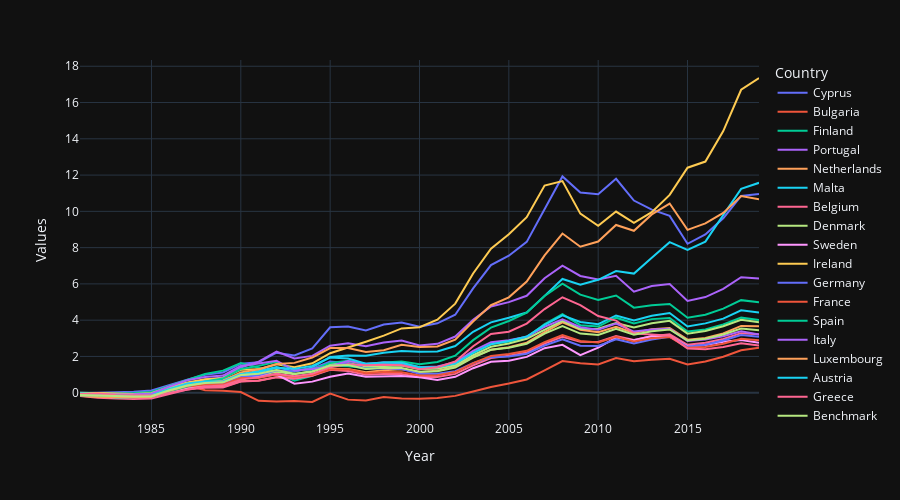

The cell this chart's notebook holds for it:
### Markdown cell above
#### The code below is not needed. It's just to play around with data.

### Code cell
chart_type_choice = 2
#data_fields_user_choice = (['NY.GDP.MKTP.CD', 'NY.GDP.PCAP.CD', 'SL.UEM.TOTL.ZS'],['gdp', 'gdp per cap', 'unemp'])
data_fields_user_choice = (['NY.GDP.MKTP.CD'],['GDP'])
geo_user_choice = [2,['EUU']]
#geo_user_choice = [1,['AZE','GBR','WLD']]
year_user_choice = (1980, 2020)
ranked_or_unranked_user_choice = 1

def change_sign_func(df): # changes sign of values in column names specified by user within 'df' DataFrame. It's used for ranking data fields where higher value is bad. It's because by default, the higher the rank value, the better. 
    x = 0
    ranked_msg = 'Enter description for the data field where higher value is bad (e.g. Inflation, consumer prices (annual %)). Press "q" to finish.'
    change_sign_field_list = []
    while x == 0:
        change_sign_field = input(ranked_msg)
        if change_sign_field == 'q':
            x = x + 1
        else:
            change_sign_field_list.append(change_sign_field)
    df[change_sign_field_list] = -df[change_sign_field_list]
    return df

def benchmark_df(df): # adds 'Benchmark' to list of countries to show their mean value.
    bench_df = pd.DataFrame(df.mean()).T # creates new 'bench_df' DataFrame to with a row to show mean values of columns in 'df' DataFrame
    bench_df[df.index.name] = 'Benchmark' # adds a column name 'Country' from 'df' DataFrame to 'bench_df' DataFrame and populates it with 'Benchmark' string as value
    bench_df.set_index(df.index.name, inplace=True) # sets 'Country' column as index for 'bench_df' DataFrame
    df = df.append(bench_df) # merges 'df' and 'bench_df' DataFrame into a new 'df' DataFrame
    return df

def df_func(chart_type_choice, data_fields_user_choice, geo_user_choice, year_user_choice, ranked_or_unranked_user_choice):
    data_fields_dict = {data_fields_user_choice[0][i]: data_fields_user_choice[1][i] for i in range(len(data_fields_user_choice[0]))} # converts list of lists 'data_fields_user_choice' into a dictionary 'data_fields_dict' containing data fields (i.e. indicator codes) and their descriptions
    data_fields_dict = dict(sorted(data_fields_dict.items())) # sorts keys of the dictionary alphabetically. Without this, there will be a bug in 'df = wb.data.DataFrame(list(data_fields_dict.keys())...' line because column names in 'df' DataFrame would be assigned in alphabetical order instead of the order that they were entered in
    if chart_type_choice == 0:
        if geo_user_choice[0] == 1: # downloads data for countries
            df = wb.data.DataFrame(list(data_fields_dict.keys()), geo_user_choice[1], time=year_user_choice, labels=True) # I removed '.dropna()' from the end of the code
        elif geo_user_choice[0] == 2: # downloads data for regions
            # BUG if user entered more than one region in 'geo_user_choice' variable, this code will only will generate an error.
            for region in geo_user_choice[1]: # loops through regions previously inputted by user in 'geo_user_choice' variable
                df = wb.data.DataFrame(list(data_fields_dict.keys()), wb.region.members(region), time=year_user_choice, labels=True) # I removed '.dropna()' from the end of the code
        df.columns = ['Country'] +  list(data_fields_dict.values()) # change columns names from using indicator codes to indicator names
        df.set_index(['Country'], inplace=True) # replaces index that has country codes with index using values from 'Country' column
        if ranked_or_unranked_user_choice == 2: # checks if user selected to rank countries (option 2) and if so, then transfrorms the 'df' DataFrame to show ranked data, where the higher the rank values, the better.
            df = change_sign_func(df) # runs a function to change sign of values in column names specified by user within 'df' DataFrame. It's used for ranking data fields where higher value is bad. It's because by default, the higher the rank value, the better. 
            df = benchmark_df(df)            
            df = df.rank(method='first') # creates a new 'df' DataFrame to rank the countries for each dataf field. The higher the rank value the better.
        elif ranked_or_unranked_user_choice == 1: # checks if user selected not to rank countries (option 1) and if so, then adds 'Benchmark' to list of countries in 'df' DataFrame that represents their median value.
            df = benchmark_df(df)
        df.sort_values(by=list(data_fields_dict.values())[0], ascending=False, inplace=True) # sorts values in the first column of 'df' DataFrame so that the countries look in ascending order when we chart this 'df' later.
    # TODO add code to download data and format DataFrame if chart_type_choice == 1 and if chart_type_choice == 2
    elif chart_type_choice == 1 or chart_type_choice == 2: # will download the data wether for line chart. Since only 1 data type is selected for this, the function to change sign ('change_sign_func') has not been used here. If the user previously selected cumulative percentage change using 'chart_type_choice' variable (option 2), then this function performs additional calculations and formatting. This function returns 'df' DataFrame with the data.
        if geo_user_choice[0] == 1: # downloads data for countries
            df = wb.data.DataFrame(list(data_fields_dict.keys()), geo_user_choice[1], time=range(year_user_choice[0], year_user_choice[1]), numericTimeKeys=True, labels=True).dropna()
        elif geo_user_choice[0] == 2: # downloads data for regions
            # BUG if user entered more than one region in 'geo_user_choice' variable, this code will only will generate an error.
            for region in geo_user_choice[1]: # loops through regions previously inputted by user in 'geo_user_choice' variable
                df = wb.data.DataFrame(list(data_fields_dict.keys()), wb.region.members(region), time=range(year_user_choice[0], year_user_choice[1]), numericTimeKeys=True, labels=True).dropna()
        df.set_index(['Country'], inplace=True) # replaces index that has country codes with index using values from 'Country' column
        if ranked_or_unranked_user_choice == 2: # checks if user selected to rank countries (option 2) and if so, then transfrorms the 'df' DataFrame to show ranked data, where the higher the rank values, the better.
            #df = change_sign_func(df) # runs a function to change sign of values in column names specified by user within 'df' DataFrame. It's used for ranking data fields where higher value is bad. It's because by default, the higher the rank value, the better. 
            df = benchmark_df(df)          
            df = df.rank(method='first') # creates a new 'df' DataFrame to rank the countries for each dataf field. The higher the rank value the better.
        elif ranked_or_unranked_user_choice == 1: # checks if user selected not to rank countries (option 1) and if so, then adds 'Benchmark' to list of countries in 'df' DataFrame that represents their median value.
            df = benchmark_df(df)
        if chart_type_choice == 2: # calculates cumulative percent change time series data
            df = df.T.pct_change() # transposes 'df' DataFrame (i.e. swaps columns with rows) and then computes daily returns for each security
            df = df[1:] # deletes first row with NaN values
            df = (1 + df).cumprod() - 1 # calculates cumulative daily returns
            df = df.T # transposes 'df' DataFrame (i.e. swaps columns with rows) back into it's previous state as it was before calculating cumulative returns
        df = df.reset_index() # move 'Country' column from index to a separate column
        df = df.melt(id_vars=['Country'], value_vars=list(df.columns)[1:], var_name='Year', value_name='Values') # move year column names into rows under 'Year' column and move their values under 'Values' column 
    # elif chart_type_choice == 2:
        # ...
    return df

# chart the data
def chart_func(df, chart_type_choice):
    if chart_type_choice == 0: # creates a bar chart (ranked/unranked and grouped). The chart will show either ranked or unranked data, depending on whether the user previously selected ranked 'df' or unranked 'df'
        fig = px.bar(df, 
            x=df.index, 
            y=df.columns, 
            barmode = 'group'
            )  # you can change the look of this chart by removing 'barmode = 'group' from this line code. If you do that, the chart will shows stacked bar chart if user selected ranked 'df' or shows single (instead of grouped) bar chart if user selected unranked 'df'.
        fig.add_vline(df.index.tolist().index('Benchmark'),
            line_width = 3,
            line_dash = 'dash'
            ) # OPTIONAL: adds a vertical dash line for the 'Benchmark' value
        # fig.update_layout(plot_bgcolor = 'white') # OPTIONAL: you can change the chart background colour to white
        fig.show()
    # TODO add code to chart data if chart_type_choice == 1 and if chart_type_choice == 2
    elif chart_type_choice == 1 or chart_type_choice == 2: # creates a line chart (ranked/unranked). The chart will be the same no matter whether user previously picked cumulative or non-cumulative data using 'chart_type_choice' variable
        fig = px.line(df, 
            x=df['Year'],
            y=df['Values'],
            color=df['Country'],
            height=500, 
            width=900,
            template='plotly_dark'
            )  # charts the data
        fig.show()


df = df_func(chart_type_choice, data_fields_user_choice, geo_user_choice, year_user_choice, ranked_or_unranked_user_choice) # runs a function to download required data based on earlier user choices and country/region inputs and selected data fields. This function formats the data (and ranks it if needed) and outputs data as 'df' DataFrame.
chart = chart_func(df, chart_type_choice) # runs a function to create a chart of 'df' DataFrame depending on the type of data (Snapshot or Timeseries)

### Figure 1 — Plotly figure (JSON) as saved in the notebook; plotly's stock layout.template omitted (floating-point values rounded to 4 significant figures)
{"data": [{"hovertemplate": "Country=Cyprus<br>Year=%{x}<br>Values=%{y}<extra></extra>", "legendgroup": "Cyprus", "line": {"color": "#636efa", "dash": "solid"}, "marker": {"symbol": "circle"}, "mode": "lines", "name": "Cyprus", "orientation": "v", "showlegend": true, "type": "scatter", "x": [1981, 1982, 1983, 1984, 1985, 1986, 1987, 1988, 1989, 1990, 1991, 1992, 1993, 1994, 1995, 1996, 1997, 1998, 1999, 2000, 2001, 2002, 2003, 2004, 2005, 2006, 2007, 2008, 2009, 2010, 2011, 2012, 2013, 2014, 2015, 2016, 2017, 2018, 2019], "xaxis": "x", "y": [-0.03101, 0.002289, 0.00281, 0.05753, 0.1282, 0.4347, 0.7197, 0.9862, 1.118, 1.595, 1.678, 2.209, 2.059, 2.447, 3.611, 3.647, 3.432, 3.757, 3.873, 3.635, 3.827, 4.301, 5.753, 7.04, 7.557, 8.317, 10.13, 11.93, 11.04, 10.94, 11.8, 10.59, 10.09, 9.749, 8.211, 8.726, 9.616, 10.85, 10.96], "yaxis": "y"}, {"hovertemplate": "Country=Bulgaria<br>Year=%{x}<br>Values=%{y}<extra></extra>", "legendgroup": "Bulgaria", "line": {"color": "#EF553B", "dash": "solid"}, "marker": {"symbol": "circle"}, "mode": "lines", "name": "Bulgaria", "orientation": "v", "showlegend": true, "type": "scatter", "x": [1981, 1982, 1983, 1984, 1985, 1986, 1987, 1988, 1989, 1990, 1991, 1992, 1993, 1994, 1995, 1996, 1997, 1998, 1999, 2000, 2001, 2002, 2003, 2004, 2005, 2006, 2007, 2008, 2009, 2010, 2011, 2012, 2013, 2014, 2015, 2016, 2017, 2018, 2019], "xaxis": "x", "y": [0.001551, -0.02506, -0.1651, -0.1131, -0.1353, 0.02067, 0.4164, 0.1369, 0.1083, 0.03996, -0.4484, -0.4783, -0.4541, -0.5112, -0.04314, -0.3803, -0.4296, -0.2424, -0.3131, -0.3323, -0.2851, -0.1732, 0.06582, 0.3185, 0.5056, 0.7329, 1.238, 1.744, 1.622, 1.555, 1.907, 1.737, 1.813, 1.877, 1.56, 1.72, 1.984, 2.345, 2.474], "yaxis": "y"}, {"hovertemplate": "Country=Finland<br>Year=%{x}<br>Values=%{y}<extra></extra>", "legendgroup": "Finland", "line": {"color": "#00cc96", "dash": "solid"}, "marker": {"symbol": "circle"}, "mode": "lines", "name": "Finland", "orientation": "v", "showlegend": true, "type": "scatter", "x": [1981, 1982, 1983, 1984, 1985, 1986, 1987, 1988, 1989, 1990, 1991, 1992, 1993, 1994, 1995, 1996, 1997, 1998, 1999, 2000, 2001, 2002, 2003, 2004, 2005, 2006, 2007, 2008, 2009, 2010, 2011, 2012, 2013, 2014, 2015, 2016, 2017, 2018, 2019], "xaxis": "x", "y": [-0.02231, -0.0158, -0.0498, -0.0141, 0.04158, 0.3707, 0.7074, 1.033, 1.219, 1.637, 1.382, 1.098, 0.663, 0.9256, 1.501, 1.463, 1.366, 1.499, 1.521, 1.349, 1.415, 1.617, 2.2, 2.681, 2.819, 3.047, 3.779, 4.326, 3.725, 3.65, 4.138, 3.815, 4.058, 4.124, 3.372, 3.488, 3.766, 4.14, 4.005], "yaxis": "y"}, {"hovertemplate": "Country=Portugal<br>Year=%{x}<br>Values=%{y}<extra></extra>", "legendgroup": "Portugal", "line": {"color": "#ab63fa", "dash": "solid"}, "marker": {"symbol": "circle"}, "mode": "lines", "name": "Portugal", "orientation": "v", "showlegend": true, "type": "scatter", "x": [1981, 1982, 1983, 1984, 1985, 1986, 1987, 1988, 1989, 1990, 1991, 1992, 1993, 1994, 1995, 1996, 1997, 1998, 1999, 2000, 2001, 2002, 2003, 2004, 2005, 2006, 2007, 2008, 2009, 2010, 2011, 2012, 2013, 2014, 2015, 2016, 2017, 2018, 2019], "xaxis": "x", "y": [-0.02794, -0.07201, -0.172, -0.2334, -0.1757, 0.1778, 0.4647, 0.7129, 0.842, 1.393, 1.713, 2.271, 1.888, 2.03, 2.591, 2.728, 2.557, 2.768, 2.875, 2.605, 2.697, 3.098, 4.023, 4.757, 4.996, 5.346, 6.311, 7.007, 6.437, 6.238, 6.451, 5.573, 5.883, 5.989, 5.061, 5.275, 5.729, 6.366, 6.295], "yaxis": "y"}, {"hovertemplate": "Country=Netherlands<br>Year=%{x}<br>Values=%{y}<extra></extra>", "legendgroup": "Netherlands", "line": {"color": "#FFA15A", "dash": "solid"}, "marker": {"symbol": "circle"}, "mode": "lines", "name": "Netherlands", "orientation": "v", "showlegend": true, "type": "scatter", "x": [1981, 1982, 1983, 1984, 1985, 1986, 1987, 1988, 1989, 1990, 1991, 1992, 1993, 1994, 1995, 1996, 1997, 1998, 1999, 2000, 2001, 2002, 2003, 2004, 2005, 2006, 2007, 2008, 2009, 2010, 2011, 2012, 2013, 2014, 2015, 2016, 2017, 2018, 2019], "xaxis": "x", "y": [-0.1589, -0.1879, -0.2137, -0.2626, -0.2629, 0.02926, 0.2557, 0.3421, 0.3238, 0.6312, 0.6782, 0.8599, 0.8117, 0.9427, 1.318, 1.308, 1.136, 1.244, 1.291, 1.139, 1.212, 1.428, 1.972, 2.374, 2.512, 2.761, 3.348, 3.878, 3.466, 3.342, 3.639, 3.299, 3.495, 3.572, 2.923, 3.018, 3.273, 3.684, 3.664], "yaxis": "y"}, {"hovertemplate": "Country=Malta<br>Year=%{x}<br>Values=%{y}<extra></extra>", "legendgroup": "Malta", "line": {"color": "#19d3f3", "dash": "solid"}, "marker": {"symbol": "circle"}, "mode": "lines", "name": "Malta", "orientation": "v", "showlegend": true, "type": "scatter", "x": [1981, 1982, 1983, 1984, 1985, 1986, 1987, 1988, 1989, 1990, 1991, 1992, 1993, 1994, 1995, 1996, 1997, 1998, 1999, 2000, 2001, 2002, 2003, 2004, 2005, 2006, 2007, 2008, 2009, 2010, 2011, 2012, 2013, 2014, 2015, 2016, 2017, 2018, 2019], "xaxis": "x", "y": [-0.005417, -0.01258, -0.06756, -0.1187, -0.1059, 0.1478, 0.4007, 0.6153, 0.6945, 1.037, 1.2, 1.417, 1.167, 1.398, 1.976, 2.058, 2.034, 2.208, 2.296, 2.255, 2.27, 2.576, 3.358, 3.878, 4.132, 4.422, 5.339, 6.271, 5.956, 6.227, 6.71, 6.568, 7.44, 8.299, 7.871, 8.333, 9.802, 11.24, 11.57], "yaxis": "y"}, {"hovertemplate": "Country=Belgium<br>Year=%{x}<br>Values=%{y}<extra></extra>", "legendgroup": "Belgium", "line": {"color": "#FF6692", "dash": "solid"}, "marker": {"symbol": "circle"}, "mode": "lines", "name": "Belgium", "orientation": "v", "showlegend": true, "type": "scatter", "x": [1981, 1982, 1983, 1984, 1985, 1986, 1987, 1988, 1989, 1990, 1991, 1992, 1993, 1994, 1995, 1996, 1997, 1998, 1999, 2000, 2001, 2002, 2003, 2004, 2005, 2006, 2007, 2008, 2009, 2010, 2011, 2012, 2013, 2014, 2015, 2016, 2017, 2018, 2019], "xaxis": "x", "y": [-0.1742, -0.2739, -0.3126, -0.3428, -0.3198, -0.0537, 0.1779, 0.2797, 0.2948, 0.619, 0.6598, 0.8512, 0.7718, 0.9308, 1.271, 1.201, 0.9925, 1.038, 1.036, 0.867, 0.8667, 1.037, 1.508, 1.911, 2.041, 2.219, 2.713, 3.079, 2.81, 2.796, 3.126, 2.912, 3.114, 3.221, 2.645, 2.754, 2.964, 3.284, 3.221], "yaxis": "y"}, {"hovertemplate": "Country=Denmark<br>Year=%{x}<br>Values=%{y}<extra></extra>", "legendgroup": "Denmark", "line": {"color": "#B6E880", "dash": "solid"}, "marker": {"symbol": "circle"}, "mode": "lines", "name": "Denmark", "orientation": "v", "showlegend": true, "type": "scatter", "x": [1981, 1982, 1983, 1984, 1985, 1986, 1987, 1988, 1989, 1990, 1991, 1992, 1993, 1994, 1995, 1996, 1997, 1998, 1999, 2000, 2001, 2002, 2003, 2004, 2005, 2006, 2007, 2008, 2009, 2010, 2011, 2012, 2013, 2014, 2015, 2016, 2017, 2018, 2019], "xaxis": "x", "y": [-0.13, -0.1506, -0.1474, -0.169, -0.1191, 0.2383, 0.5383, 0.6246, 0.5804, 0.9437, 0.9574, 1.15, 1.013, 1.196, 1.601, 1.638, 1.44, 1.488, 1.502, 1.308, 1.317, 1.511, 2.066, 2.534, 2.718, 2.977, 3.491, 3.968, 3.516, 3.527, 3.836, 3.599, 3.831, 3.963, 3.255, 3.402, 3.669, 4.017, 3.886], "yaxis": "y"}, {"hovertemplate": "Country=Sweden<br>Year=%{x}<br>Values=%{y}<extra></extra>", "legendgroup": "Sweden", "line": {"color": "#FF97FF", "dash": "solid"}, "marker": {"symbol": "circle"}, "mode": "lines", "name": "Sweden", "orientation": "v", "showlegend": true, "type": "scatter", "x": [1981, 1982, 1983, 1984, 1985, 1986, 1987, 1988, 1989, 1990, 1991, 1992, 1993, 1994, 1995, 1996, 1997, 1998, 1999, 2000, 2001, 2002, 2003, 2004, 2005, 2006, 2007, 2008, 2009, 2010, 2011, 2012, 2013, 2014, 2015, 2016, 2017, 2018, 2019], "xaxis": "x", "y": [-0.0873, -0.195, -0.2609, -0.2315, -0.1968, 0.05916, 0.288, 0.4567, 0.5339, 0.8428, 0.9299, 1.001, 0.4987, 0.6119, 0.8812, 1.053, 0.8871, 0.9059, 0.9288, 0.8498, 0.7059, 0.878, 1.353, 1.71, 1.76, 1.978, 2.457, 2.643, 2.072, 2.489, 3.04, 2.888, 3.13, 3.096, 2.555, 2.629, 2.808, 2.909, 2.757], "yaxis": "y"}, {"hovertemplate": "Country=Ireland<br>Year=%{x}<br>Values=%{y}<extra></extra>", "legendgroup": "Ireland", "line": {"color": "#FECB52", "dash": "solid"}, "marker": {"symbol": "circle"}, "mode": "lines", "name": "Ireland", "orientation": "v", "showlegend": true, "type": "scatter", "x": [1981, 1982, 1983, 1984, 1985, 1986, 1987, 1988, 1989, 1990, 1991, 1992, 1993, 1994, 1995, 1996, 1997, 1998, 1999, 2000, 2001, 2002, 2003, 2004, 2005, 2006, 2007, 2008, 2009, 2010, 2011, 2012, 2013, 2014, 2015, 2016, 2017, 2018, 2019], "xaxis": "x", "y": [-0.04955, -0.01256, -0.04515, -0.07547, -0.02197, 0.3203, 0.5597, 0.7369, 0.8042, 1.267, 1.289, 1.571, 1.41, 1.625, 2.179, 2.485, 2.81, 3.148, 3.547, 3.608, 4.028, 4.913, 6.572, 7.938, 8.742, 9.676, 11.42, 11.67, 9.872, 9.202, 9.988, 9.369, 9.956, 10.91, 12.41, 12.75, 14.42, 16.7, 17.35], "yaxis": "y"}, {"hovertemplate": "Country=Germany<br>Year=%{x}<br>Values=%{y}<extra></extra>", "legendgroup": "Germany", "line": {"color": "#636efa", "dash": "solid"}, "marker": {"symbol": "circle"}, "mode": "lines", "name": "Germany", "orientation": "v", "showlegend": true, "type": "scatter", "x": [1981, 1982, 1983, 1984, 1985, 1986, 1987, 1988, 1989, 1990, 1991, 1992, 1993, 1994, 1995, 1996, 1997, 1998, 1999, 2000, 2001, 2002, 2003, 2004, 2005, 2006, 2007, 2008, 2009, 2010, 2011, 2012, 2013, 2014, 2015, 2016, 2017, 2018, 2019], "xaxis": "x", "y": [-0.1577, -0.1828, -0.189, -0.237, -0.2291, 0.101, 0.3661, 0.4745, 0.4721, 0.8643, 0.9667, 1.243, 1.18, 1.32, 1.721, 1.628, 1.328, 1.356, 1.31, 1.05, 1.048, 1.187, 1.632, 1.962, 1.996, 2.151, 2.605, 2.941, 2.59, 2.578, 2.945, 2.712, 2.929, 3.093, 2.533, 2.651, 2.884, 3.185, 3.092], "yaxis": "y"}, {"hovertemplate": "Country=France<br>Year=%{x}<br>Values=%{y}<extra></extra>", "legendgroup": "France", "line": {"color": "#EF553B", "dash": "solid"}, "marker": {"symbol": "circle"}, "mode": "lines", "name": "France", "orientation": "v", "showlegend": true, "type": "scatter", "x": [1981, 1982, 1983, 1984, 1985, 1986, 1987, 1988, 1989, 1990, 1991, 1992, 1993, 1994, 1995, 1996, 1997, 1998, 1999, 2000, 2001, 2002, 2003, 2004, 2005, 2006, 2007, 2008, 2009, 2010, 2011, 2012, 2013, 2014, 2015, 2016, 2017, 2018, 2019], "xaxis": "x", "y": [-0.1223, -0.166, -0.2017, -0.2433, -0.2113, 0.1001, 0.3321, 0.4528, 0.4619, 0.8098, 0.8099, 0.9984, 0.8863, 0.9877, 1.283, 1.29, 1.072, 1.143, 1.129, 0.9473, 0.9645, 1.141, 1.63, 2.022, 2.133, 2.309, 2.794, 3.178, 2.851, 2.772, 3.086, 2.827, 3.01, 3.072, 2.478, 2.526, 2.701, 2.98, 2.891], "yaxis": "y"}, {"hovertemplate": "Country=Spain<br>Year=%{x}<br>Values=%{y}<extra></extra>", "legendgroup": "Spain", "line": {"color": "#00cc96", "dash": "solid"}, "marker": {"symbol": "circle"}, "mode": "lines", "name": "Spain", "orientation": "v", "showlegend": true, "type": "scatter", "x": [1981, 1982, 1983, 1984, 1985, 1986, 1987, 1988, 1989, 1990, 1991, 1992, 1993, 1994, 1995, 1996, 1997, 1998, 1999, 2000, 2001, 2002, 2003, 2004, 2005, 2006, 2007, 2008, 2009, 2010, 2011, 2012, 2013, 2014, 2015, 2016, 2017, 2018, 2019], "xaxis": "x", "y": [-0.1287, -0.158, -0.2656, -0.2606, -0.2233, 0.07971, 0.3694, 0.616, 0.7819, 1.305, 1.48, 1.711, 1.256, 1.279, 1.64, 1.761, 1.535, 1.66, 1.728, 1.571, 1.697, 2.045, 2.899, 3.593, 3.957, 4.415, 5.333, 6.011, 5.408, 5.11, 5.361, 4.691, 4.822, 4.891, 4.136, 4.297, 4.639, 5.105, 4.985], "yaxis": "y"}, {"hovertemplate": "Country=Italy<br>Year=%{x}<br>Values=%{y}<extra></extra>", "legendgroup": "Italy", "line": {"color": "#ab63fa", "dash": "solid"}, "marker": {"symbol": "circle"}, "mode": "lines", "name": "Italy", "orientation": "v", "showlegend": true, "type": "scatter", "x": [1981, 1982, 1983, 1984, 1985, 1986, 1987, 1988, 1989, 1990, 1991, 1992, 1993, 1994, 1995, 1996, 1997, 1998, 1999, 2000, 2001, 2002, 2003, 2004, 2005, 2006, 2007, 2008, 2009, 2010, 2011, 2012, 2013, 2014, 2015, 2016, 2017, 2018, 2019], "xaxis": "x", "y": [-0.09754, -0.1047, -0.07169, -0.08249, -0.05247, 0.3418, 0.6882, 0.8682, 0.9458, 1.475, 1.611, 1.766, 1.231, 1.303, 1.461, 1.75, 1.602, 1.661, 1.624, 1.403, 1.447, 1.675, 2.306, 2.785, 2.894, 3.085, 3.637, 4.047, 3.61, 3.476, 3.809, 3.373, 3.488, 3.53, 2.848, 2.933, 3.111, 3.383, 3.214], "yaxis": "y"}, {"hovertemplate": "Country=Luxembourg<br>Year=%{x}<br>Values=%{y}<extra></extra>", "legendgroup": "Luxembourg", "line": {"color": "#FFA15A", "dash": "solid"}, "marker": {"symbol": "circle"}, "mode": "lines", "name": "Luxembourg", "orientation": "v", "showlegend": true, "type": "scatter", "x": [1981, 1982, 1983, 1984, 1985, 1986, 1987, 1988, 1989, 1990, 1991, 1992, 1993, 1994, 1995, 1996, 1997, 1998, 1999, 2000, 2001, 2002, 2003, 2004, 2005, 2006, 2007, 2008, 2009, 2010, 2011, 2012, 2013, 2014, 2015, 2016, 2017, 2018, 2019], "xaxis": "x", "y": [-0.1605, -0.2355, -0.2484, -0.2627, -0.2396, 0.1106, 0.3823, 0.5645, 0.6674, 1.123, 1.298, 1.578, 1.646, 1.941, 2.464, 2.471, 2.25, 2.347, 2.638, 2.527, 2.553, 2.929, 3.928, 4.825, 5.258, 6.128, 7.57, 8.775, 8.048, 8.338, 9.249, 8.93, 9.831, 10.43, 8.979, 9.335, 9.916, 10.84, 10.66], "yaxis": "y"}, {"hovertemplate": "Country=Austria<br>Year=%{x}<br>Values=%{y}<extra></extra>", "legendgroup": "Austria", "line": {"color": "#19d3f3", "dash": "solid"}, "marker": {"symbol": "circle"}, "mode": "lines", "name": "Austria", "orientation": "v", "showlegend": true, "type": "scatter", "x": [1981, 1982, 1983, 1984, 1985, 1986, 1987, 1988, 1989, 1990, 1991, 1992, 1993, 1994, 1995, 1996, 1997, 1998, 1999, 2000, 2001, 2002, 2003, 2004, 2005, 2006, 2007, 2008, 2009, 2010, 2011, 2012, 2013, 2014, 2015, 2016, 2017, 2018, 2019], "xaxis": "x", "y": [-0.1344, -0.1314, -0.1211, -0.1715, -0.1544, 0.2069, 0.5132, 0.6249, 0.6221, 1.029, 1.118, 1.377, 1.32, 1.48, 1.937, 1.891, 1.593, 1.66, 1.648, 1.404, 1.407, 1.613, 2.196, 2.674, 2.852, 3.098, 3.743, 4.265, 3.896, 3.78, 4.261, 3.989, 4.242, 4.394, 3.655, 3.824, 4.085, 4.547, 4.423], "yaxis": "y"}, {"hovertemplate": "Country=Greece<br>Year=%{x}<br>Values=%{y}<extra></extra>", "legendgroup": "Greece", "line": {"color": "#FF6692", "dash": "solid"}, "marker": {"symbol": "circle"}, "mode": "lines", "name": "Greece", "orientation": "v", "showlegend": true, "type": "scatter", "x": [1981, 1982, 1983, 1984, 1985, 1986, 1987, 1988, 1989, 1990, 1991, 1992, 1993, 1994, 1995, 1996, 1997, 1998, 1999, 2000, 2001, 2002, 2003, 2004, 2005, 2006, 2007, 2008, 2009, 2010, 2011, 2012, 2013, 2014, 2015, 2016, 2017, 2018, 2019], "xaxis": "x", "y": [-0.07889, -0.03892, -0.1302, -0.155, -0.1585, -0.00792, 0.1553, 0.3419, 0.3931, 0.7225, 0.8501, 1.045, 0.9147, 1.052, 1.409, 1.567, 1.519, 1.541, 1.509, 1.296, 1.399, 1.72, 2.561, 3.24, 3.362, 3.813, 4.612, 5.263, 4.83, 4.228, 3.98, 3.259, 3.204, 3.143, 2.443, 2.399, 2.517, 2.731, 2.61], "yaxis": "y"}, {"hovertemplate": "Country=Benchmark<br>Year=%{x}<br>Values=%{y}<extra></extra>", "legendgroup": "Benchmark", "line": {"color": "#B6E880", "dash": "solid"}, "marker": {"symbol": "circle"}, "mode": "lines", "name": "Benchmark", "orientation": "v", "showlegend": true, "type": "scatter", "x": [1981, 1982, 1983, 1984, 1985, 1986, 1987, 1988, 1989, 1990, 1991, 1992, 1993, 1994, 1995, 1996, 1997, 1998, 1999, 2000, 2001, 2002, 2003, 2004, 2005, 2006, 2007, 2008, 2009, 2010, 2011, 2012, 2013, 2014, 2015, 2016, 2017, 2018, 2019], "xaxis": "x", "y": [-0.1281, -0.1592, -0.182, -0.2119, -0.1894, 0.1335, 0.4021, 0.5396, 0.5726, 0.972, 1.046, 1.251, 1.045, 1.161, 1.496, 1.53, 1.312, 1.375, 1.365, 1.162, 1.187, 1.386, 1.937, 2.366, 2.483, 2.701, 3.256, 3.67, 3.262, 3.188, 3.528, 3.203, 3.391, 3.489, 2.879, 2.979, 3.21, 3.538, 3.439], "yaxis": "y"}], "layout": {"height": 500, "legend": {"title": {"text": "Country"}, "tracegroupgap": 0}, "margin": {"t": 60}, "width": 900, "xaxis": {"anchor": "y", "domain": [0, 1], "title": {"text": "Year"}}, "yaxis": {"anchor": "x", "domain": [0, 1], "title": {"text": "Values"}}}}
